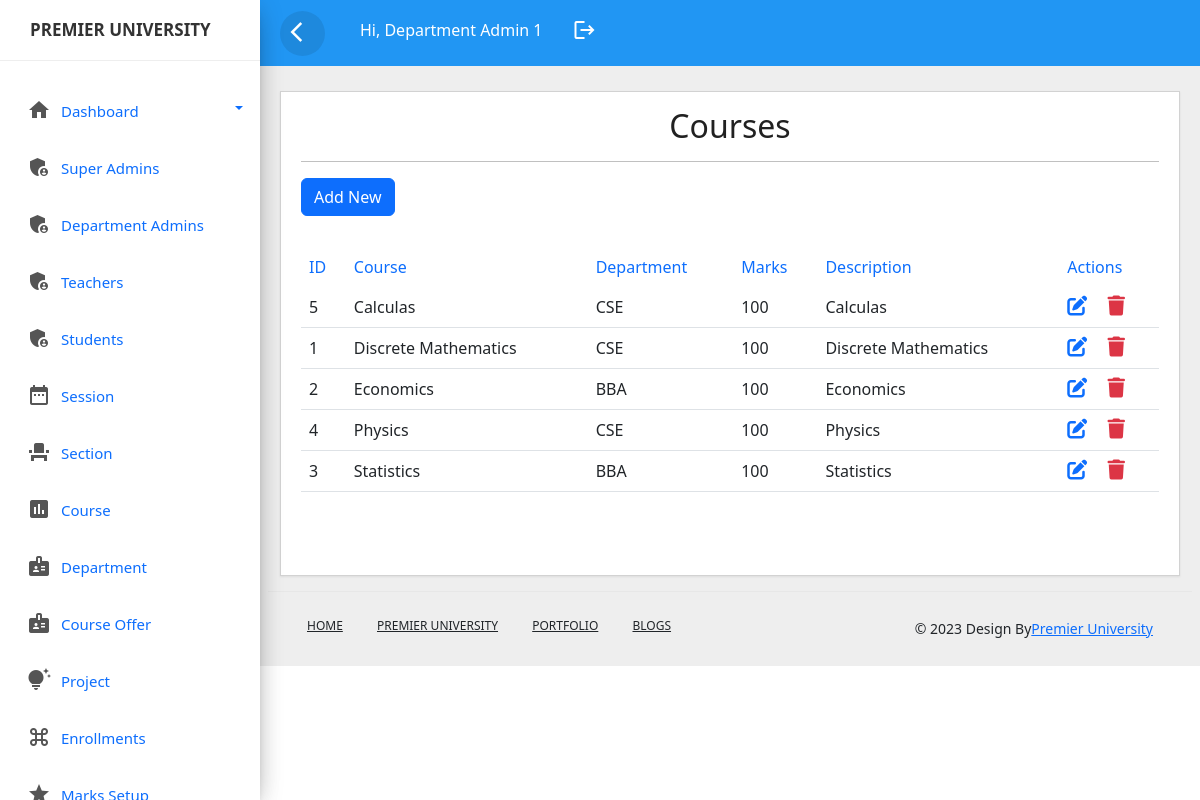
The app's page /course.php (signed in) with its own data.
### tables this page shows
CREATE TABLE `course` (
  `courseid` int(11) NOT NULL,
  `course` varchar(255) NOT NULL,
  `departmentid` int(11) DEFAULT NULL,
  `totalmarks` float DEFAULT NULL,
  `description` varchar(255) DEFAULT NULL
);

CREATE TABLE `department` (
  `departmentid` int(11) NOT NULL,
  `departmentname` varchar(255) NOT NULL,
  `remarks` varchar(255) NOT NULL
);

### course.php (the view, shortened to what this page needs)
<?php include_once('header.php');?>
<?php include_once('sidebar.php');?>
<?php include_once('top-header.php');?>
<!DOCTYPE html>
<html lang="en">
<head>
	<link rel="stylesheet" href="css/style.css">
 <link href="https://cdn.jsdelivr.net/npm/bootstrap@5.2.3/dist/css/bootstrap.min.css" rel="stylesheet">
 <link rel="stylesheet" href="https://cdnjs.cloudflare.com/ajax/libs/font-awesome/6.4.0/css/all.min.css" />
</head>
<body>
	<div class="main-content">
		<div class="row">
			<div class="col-lg-12 col-md-12">
				<div class="card" style="min-height:485px">
					<div class="card-header card-header-text">
						<h2 class="card-title" style="text-align: center;">Courses</h2>
						<hr>
						<a href="add_course.php" class="btn btn-primary mb-3">Add New</a>
					</div>
					<div class="card-content table-responsive">
						<table class="table table-hover">
							<thead class="text-primary">
								<tr><th>ID</th>
									<th>Course</th>
									<th>Department</th>
									<th>Marks</th>
									<th>Description</th>
									<th>Actions</th>
								</tr>
							</thead>
							<tbody>
								<?php
									@include 'config.php';
									$query=mysqli_query($conn,"select * from `course` left join department on course.departmentid=department.departmentid order by course asc");
									while($row=mysqli_fetch_array($query)){
									?>
									<tr>
										<td><?php echo ucwords($row['courseid']); ?></td>
										<td><?php echo ucwords($row['course']); ?></td>
										<td><?php echo ucwords($row['departmentname']); ?></td>
										<td><?php echo ucwords($row['totalmarks']); ?></td>
										<td><?php echo ucwords($row['description']); ?></td>
										<td>
											 <a href="edit_course.php?id=<?php echo $row['courseid'] ?>&departmentid=<?php echo $row['departmentid'] ?>" ><i class="fa-solid fa-pen-to-square fs-5 me-3"></i></a>
             <a href="delete_course.php?id=<?php echo $row['courseid'] ?>" class="link-danger"><i class="fa-solid fa-trash fs-5"></i></a>
										</td>
									</tr>
									<?php
									}
								?>
							</tbody>
						</table>
					</div>
				</div>
			</div>
		</body>
		<?php include_once('footer.php');?>
		</html>

### css/custom.css (style rules this page uses)
body,html { line-height:1.8; font-family:'Roboto',sans-serif; color:#555e58; text-transform:capitalize; font-weight:400; margin:0px; padding:0px; }
h1,h2,h3,h4,h5,h6,.h1,.h2,.h3,.h4 { font-weight:400; line-height:1.5em; }
a { color:#333; font-weight:400; }
a,a:hover,a:focus { color:#333; text-decoration:none; transition:all 0.3s; }
.main-content { padding:10px 20px 0px 20px; position:relative; width:100%; }
.card { margin:10px 0px; }
.card { border-radius:0px!important; }
.card { display:inline-block; position:relative; border:none; width:100%; margin:15px 0; box-shadow:0 1px 2px rgb(0 0 0 / 8%); border-radius:6px; color:rgba(0,0,0,0.87); background-color:#fff; }
.card .card-header { padding:15px 20px 0; z-index:3; border-bottom:0px!important; background-color:#fff; border-radius:none; }
.card .card-content { padding:15px 20px; position:relative; }
.card .card-title:not(.card-calender .card-title) { margin-top:0; margin-bottom:5px; }
.table > thead > tr > th { border-bottom:1px; font-size:16px; font-weight:400; }

### css/style.css (style rules this page uses)
* { margin: 0; padding: 0; }
a { text-decoration: none; -webkit-transition: all 0.5s ease-in-out 0s; -o-transition: all 0.5s ease-in-out 0s; transition: all 0.5s ease-in-out 0s; }

### records on screen
course: courseid "5", course "Calculas", departmentid.departmentname "CSE", totalmarks "100", description "Calculas"
course: courseid "1", course "Discrete Mathematics", departmentid.departmentname "CSE", totalmarks "100", description "Discrete Mathematics"
course: courseid "2", course "Economics", departmentid.departmentname "BBA", totalmarks "100", description "Economics"
course: courseid "4", course "Physics", departmentid.departmentname "CSE", totalmarks "100", description "Physics"
course: courseid "3", course "Statistics", departmentid.departmentname "BBA", totalmarks "100", description "Statistics"

### other values on screen
$_SESSION['user'] "Department Admin 1"
